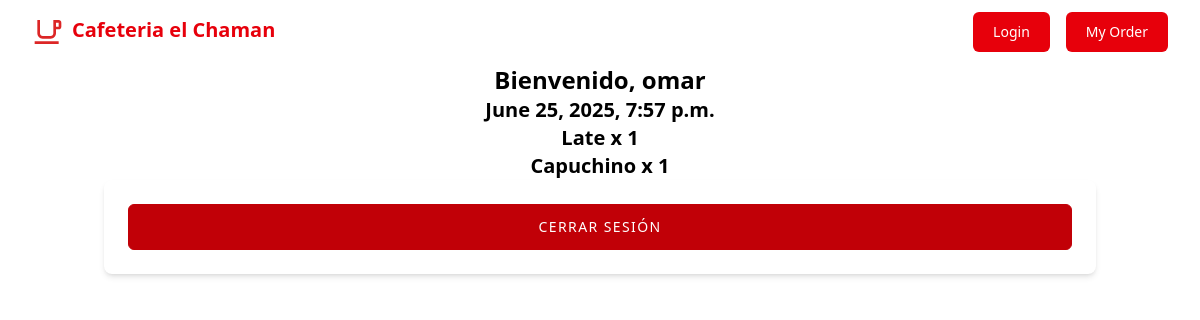
The app's page /pedidos/mi_orden (signed in) with its own data.
### orders/models.py (models this page shows, shortened)
class Order(models.Model):
    user = models.ForeignKey(User, on_delete=models.CASCADE)
    is_active = models.BooleanField(default=True)
    order_date = models.DateTimeField(auto_now_add=True)

class OrderProduct(models.Model):
    order = models.ForeignKey(Order, on_delete=models.CASCADE, related_name="order_products")
    product = models.ForeignKey(Product, on_delete=models.PROTECT)
    quantity = models.IntegerField()

### products/models.py (models this page shows, shortened)
class Product(models.Model):
    name = models.CharField(max_length=255, verbose_name="Nombre")
    price = models.DecimalField(max_digits=10, decimal_places=2, verbose_name="Precio")
    description = models.TextField(verbose_name="Descripcion")
    available = models.BooleanField(default=True, verbose_name="Disponible")
    created_at = models.DateTimeField(auto_now_add=True, verbose_name="Creado")
    updated_at = models.DateTimeField(auto_now=True, verbose_name="Actualizado")
    image = models.ImageField(upload_to='logo', null=True, blank=True, verbose_name="Imagen")

### orders/views.py (the view)
# urls.py: path("mi_orden", MyOrderView.as_view(), name="my_order"),
class MyOrderView(LoginRequiredMixin, DetailView):
    model = Order
    template_name = "orders/my_order.html"
    context_object_name = "order"
    def get_object(self, queryset=None):
        return Order.objects.filter(is_active=True).first()

### orders/templates/orders/my_order.html (shortened to what this page needs)
{% extends "base.html" %}
{% if user.is_authenticated %}
{% block content %}
    <h1 class="text-xl font-bold text-center">{{order.order_date}}</h1>
    {% for order_product in order.order_products.all %}
        <p class="text-xl font-bold text-center">{{order_product.product.name}} x {{order_product.quantity}}</p>
    {% empty %}
    <p class="text-xl font-bold text-center">No hay productos en la orden</p>
    {% endfor %}
{% endblock content %}
{% endif %}

### templates/base.html (shortened to what this page needs)
<!DOCTYPE html>
<html lang="es">
    <head>
        <script src="https://cdn.jsdelivr.net/npm/@tailwindcss/browser@4"></script>
    </head>
    <body>
        <header class="bg-white">
            <nav class="mx-auto flex h-16 max-w-screen-xl items-center gap-8 px-4 sm:px-6 lg:px-8">
                <a class="flex block text-red-600" href="">
                    <svg class="h-8" viewBox="0 0 24 24" fill="none" xmlns="http://www.w3.org/2000/svg">
                    <h2 class="text-xl font-bold px-2 hidden sm:block">Cafeteria el Chaman</h2>
                    </svg>
                </a>
                <div class="flex flex-1 items-center justify-end">
                    <div class="sm: flex gap-4">
                    <a
                    class="block rounded-md bg-red-600 hover:bg-red-800 px-5 py-2.5 text-sm font-medium text-white"
                    href="{% url 'login' %}"
                    >
                    Login
                    </a>
                    <a
                    class="block rounded-md bg-red-600 hover:bg-red-800 px-5 py-2.5 text-sm font-medium text-white"
                    href="{% url 'my_order' %}"
                    >
                    My Order
                    </a>
                    </div>
                </div>
            </nav>
        </header>
    {% if user.is_authenticated %}
    <h3 class="text-2xl font-bold text-center">Bienvenido, {{ user.username }}</h3>
    <div class="container mx-auto px-4">
        {% block content %}
        {% endblock %}
        <form method="post" action="{% url 'logout' %}" class="max-w-full mx-auto p-6 bg-white rounded-lg shadow-md dark:bg-gray-800">
            <button
            type="submit"
            class="block w-full rounded-md border border-red-700 bg-red-700 px-5 py-3 text-sm font-medium tracking-widest text-white uppercase transition-colors hover:bg-white hover:text-red-700"
            >Cerrar sesión</button>
        </form>
    </div>
    {% else %}
    {% block login %}
    {% endblock login %}
    {% block asklogin %}
    {% endblock asklogin %}
    {% endif %}
    </body>
</html>

### records on screen
Order: order_date "June 25, 2025, 7:57 p.m."
OrderProduct: product.name "Late", quantity "1"
OrderProduct: product.name "Capuchino", quantity "1"

### other values on screen
{{ user.username }} "omar"
